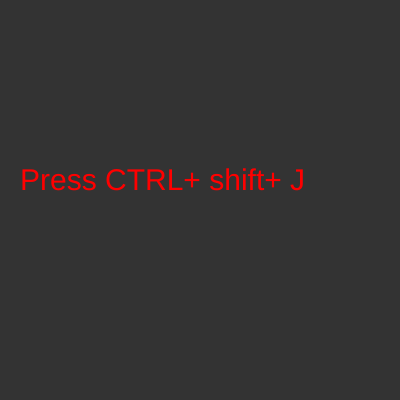
Frame 1 (no input)
Frame 60 (no input): identical to frame 1, image omitted
Frame 120 (the mouse pressed at the canvas centre since frame 60): identical to frame 1, image omitted

The p5.js sketch that drew this single still picture (run headless with seeded random() and noise() and a simulated clock; from frame 60 on, the mouse is pressed at the canvas centre):

// p5.js sketch
// ── sketch.js
  var weight;
  var sum, mean;
function setup() 
{
  createCanvas(400,400);
weight = [60,40,80,65,90,100];
console.log("Weight: "+weight);

sum = weight[0]+weight[1]+weight[2]+weight[3]+weight[4]+weight[5];
console.log("Sum: "+sum);

mean = sum/weight[length];
console.log("Average:"+mean);
}

function draw() 
{
background(51);
fill("red");
textSize(30);
text("Press CTRL+ shift+ J",20,190);
}
